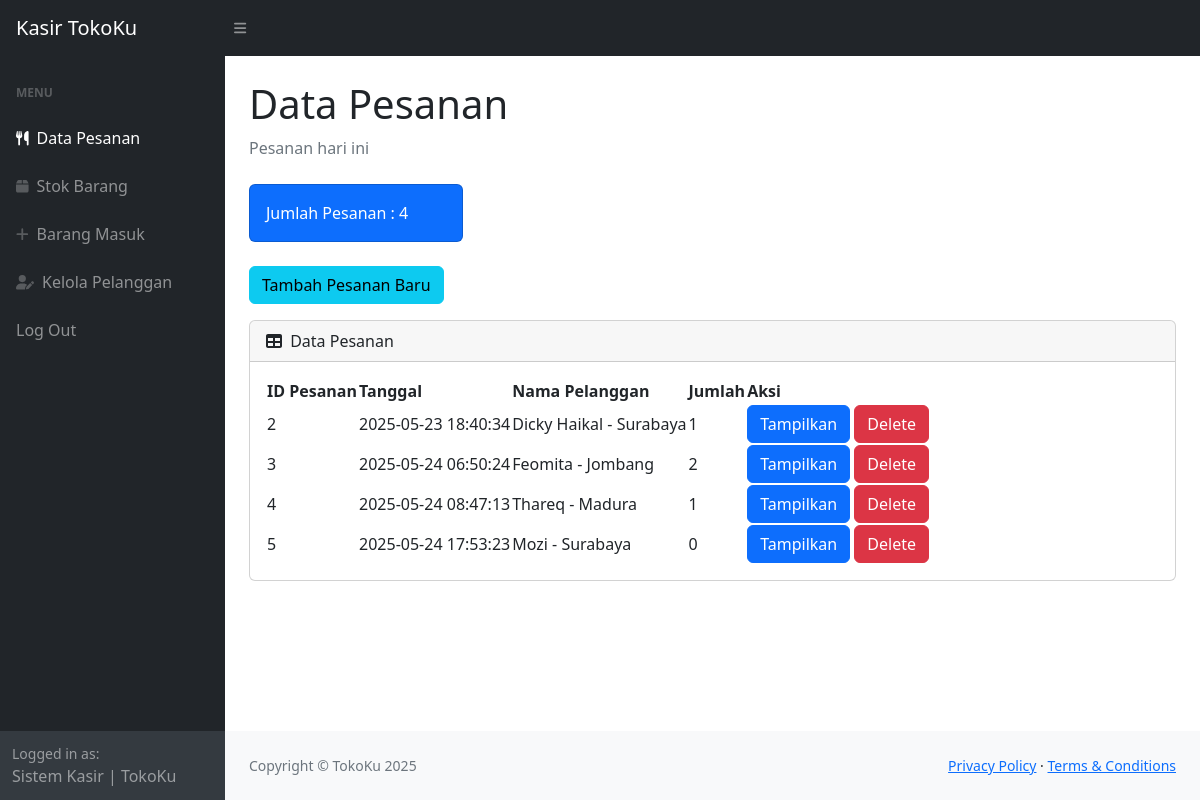
The app's page /index.php (signed in) with its own data.
### tables this page shows
CREATE TABLE `pesanan` (
  `idpesanan` int(11) NOT NULL,
  `idpelanggan` int(11) NOT NULL,
  `tanggal` timestamp NOT NULL DEFAULT current_timestamp()
);

CREATE TABLE `pelanggan` (
  `idpelanggan` int(11) NOT NULL,
  `namapelanggan` varchar(100) NOT NULL,
  `notelp` varchar(20) NOT NULL,
  `alamat` text NOT NULL
);

### index.php (the view, shortened to what this page needs)
<?php
    require 'ceklogin.php';
    $hpesanan = mysqli_query($koneksi, "SELECT * FROM pesanan");
    $jpesanan = mysqli_num_rows($hpesanan);
?>
<!DOCTYPE html>
<html lang="en">
    <head>
        <link href="https://cdn.jsdelivr.net/npm/simple-datatables@7.1.2/dist/style.min.css" rel="stylesheet" />
        <link href="css/styles.css" rel="stylesheet" />
    </head>
    <body class="sb-nav-fixed">
        <nav class="sb-topnav navbar navbar-expand navbar-dark bg-dark">
            <span class="navbar-brand ps-3">Kasir TokoKu</span>
            <button class="btn btn-link btn-sm order-1 order-lg-0 me-4 me-lg-0" id="sidebarToggle" href="#!"><i class="fas fa-bars"></i></button>
        </nav>
        <div id="layoutSidenav">
            <div id="layoutSidenav_nav">
                <nav class="sb-sidenav accordion sb-sidenav-dark" id="sidenavAccordion">
                    <div class="sb-sidenav-menu">
                        <div class="nav">
                            <div class="sb-sidenav-menu-heading">Menu</div>
                            <a class="nav-link active" href="index.php">
                                <div class="sb-nav-link-icon"><i class="fas fa-utensils"></i></div>
                                Data Pesanan
                            </a>
                            <a class="nav-link" href="stok.php">
                                <div class="sb-nav-link-icon"><i class="fas fa-box"></i></div>
                                Stok Barang
                            </a>
                            <a class="nav-link" href="barangmasuk.php">
                                <div class="sb-nav-link-icon"><i class="fas fa-plus"></i></div>
                                Barang Masuk
                            </a>
                            <a class="nav-link" href="pelanggan.php">
                                <div class="sb-nav-link-icon"><i class="fas fa-user-edit"></i></div>
                                Kelola Pelanggan
                            </a>
                            <a class="nav-link" href="logout.php">
                                Log Out
                            </a>
                        </div>
                    </div>
                    <div class="sb-sidenav-footer">
                        <div class="small">Logged in as:</div>
                        Sistem Kasir | TokoKu
                    </div>
                </nav>
            </div>
            <div id="layoutSidenav_content">
                <main>
                    <div class="container-fluid px-4">
                        <h1 class="mt-4">Data Pesanan</h1>
                        <ol class="breadcrumb mb-4">
                            <li class="breadcrumb-item active">Pesanan hari ini</li>
                        </ol>
                        <div class="row">
                            <div class="col-xl-3 col-md-6">
                                <div class="card bg-primary text-white mb-4">
                                    <div class="card-body">Jumlah Pesanan : <?=$jpesanan;?></div>
                                </div>
                            </div>
                        </div>
                            <button type="button" class="btn btn-info mb-3" data-bs-toggle="modal" data-bs-target="#myModal">
                            Tambah Pesanan Baru
                        </button>
                        <div class="card mb-4">
                            <div class="card-header">
                                <i class="fas fa-table me-1"></i>
                                Data Pesanan
                            </div>
                            <div class="card-body">
                                <table id="datatablesSimple">
                                    <thead>
                                        <tr>
                                            <th>ID Pesanan</th>
                                            <th>Tanggal</th>
                                            <th>Nama Pelanggan</th>
                                            <th>Jumlah</th>
                                            <th>Aksi</th>
                                        </tr>
                                    </thead>
                                    <tbody>
                                    <?php
                                            $ambil = mysqli_query($koneksi,
                                            "SELECT * FROM pesanan p, pelanggan pl WHERE p.idpelanggan = pl.idpelanggan"
                                        );
                                            while($pesanan = mysqli_fetch_array($ambil)) {
                                                $idpesanan = $pesanan['idpesanan'];
                                                $tanggal = $pesanan['tanggal'];
                                                $namapelanggan = $pesanan['namapelanggan'];
                                                $alamat = $pesanan['alamat'];
                                                $hitungjumlah = mysqli_query($koneksi,
                                                    "SELECT * FROM detailpesanan
                                                    WHERE idpesanan='$idpesanan'");
                                                $jumlah = mysqli_num_rows($hitungjumlah);
                                        ?>
                                        <tr>
                                            <td><?=$idpesanan;?></td>
                                            <td><?=$tanggal;?></td>
                                            <td><?=$namapelanggan;?> - <?=$alamat;?></td>
                                            <td><?=$jumlah;?></td>
                                            <td>
                                                <a href="view.php?idp=<?=$idpesanan;?>" class="btn btn-primary">
                                                Tampilkan
                                                </a>
                                                <button type="button" class="btn btn-danger" data-bs-toggle="modal" data-bs-target="#delete<?=$idpesanan;?>">
                                                Delete
                                                </button>
                                            </td>
                                        </tr>
                                        <?php
                                            }
                                        ?>
                                    </tbody>
                                </table>
                            </div>
                        </div>
                    </div>
                </main>
                <footer class="py-4 bg-light mt-auto">
                    <div class="container-fluid px-4">
                        <div class="d-flex align-items-center justify-content-between small">
                            <div class="text-muted">Copyright &copy; TokoKu 2025</div>
                            <div>
                                <a href="#">Privacy Policy</a>
                                &middot;
                                <a href="#">Terms &amp; Conditions</a>
                            </div>
                        </div>
                    </div>
                </footer>
            </div>
        </div>
    </body>
</html>

### records on screen
pesanan: idpesanan "2", tanggal "2025-05-23 18:40:34", idpelanggan.namapelanggan "Dicky Haikal", idpelanggan.alamat "Surabaya", jumlah "1"
pesanan: idpesanan "3", tanggal "2025-05-24 06:50:24", idpelanggan.namapelanggan "Feomita", idpelanggan.alamat "Jombang", jumlah "2"
pesanan: idpesanan "4", tanggal "2025-05-24 08:47:13", idpelanggan.namapelanggan "Thareq", idpelanggan.alamat "Madura", jumlah "1"
pesanan: idpesanan "5", tanggal "2025-05-24 17:53:23", idpelanggan.namapelanggan "Mozi", idpelanggan.alamat "Surabaya", jumlah "0"

### other values on screen
$jpesanan "4"
